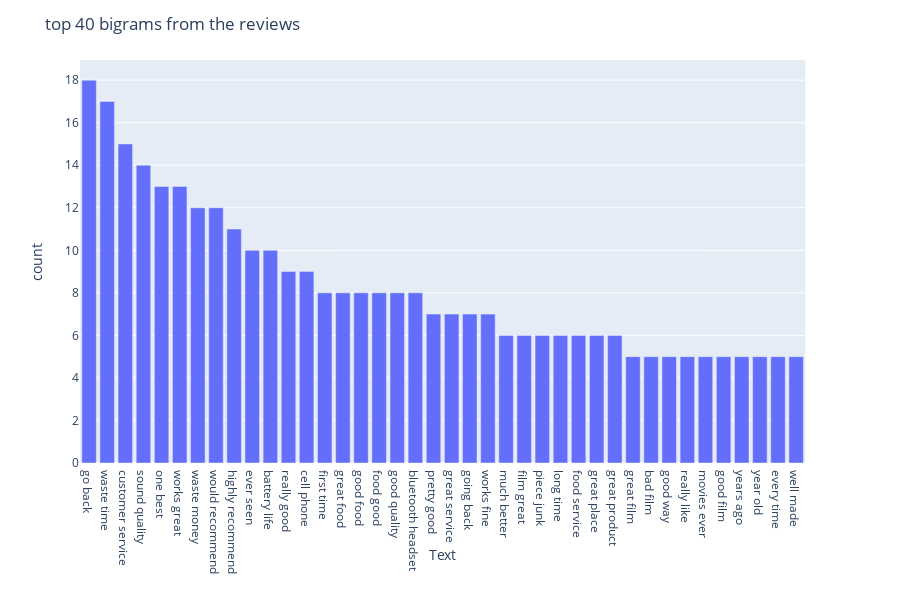

Write notebook code for a chart like this one.
### Code cell
# Plotting the top 40 bigrams from the reviews after stopwords were removed
top_bigrams = get_top_n_ngrams(reviews['cleaned_review'], n=40, ngrams=2)
bigrams = pd.DataFrame(top_bigrams, columns = ['Text', 'count'])

fig = px.bar(bigrams, y='count', x='Text')
fig.update_layout(title_text='top 40 bigrams from the reviews')
fig.show()

### Figure 1 — Plotly figure (JSON) as saved in the notebook; plotly's stock layout.template omitted (floating-point values rounded to 4 significant figures)
{"data": [{"alignmentgroup": "True", "hoverlabel": {"namelength": 0}, "hovertemplate": "Text=%{x}<br>count=%{y}", "legendgroup": "", "marker": {"color": "#636efa"}, "name": "", "offsetgroup": "", "orientation": "v", "showlegend": false, "textposition": "auto", "type": "bar", "x": ["go back", "waste time", "customer service", "sound quality", "one best", "works great", "waste money", "would recommend", "highly recommend", "ever seen", "battery life", "really good", "cell phone", "first time", "great food", "good food", "food good", "good quality", "bluetooth headset", "pretty good", "great service", "going back", "works fine", "much better", "film great", "piece junk", "long time", "food service", "great place", "great product", "great film", "bad film", "good way", "really like", "movies ever", "good film", "years ago", "year old", "every time", "well made"], "xaxis": "x", "y": [18, 17, 15, 14, 13, 13, 12, 12, 11, 10, 10, 9, 9, 8, 8, 8, 8, 8, 8, 7, 7, 7, 7, 6, 6, 6, 6, 6, 6, 6, 5, 5, 5, 5, 5, 5, 5, 5, 5, 5], "yaxis": "y"}], "layout": {"barmode": "relative", "height": 600, "legend": {"tracegroupgap": 0}, "margin": {"t": 60}, "title": {"text": "top 40 bigrams from the reviews"}, "xaxis": {"anchor": "y", "domain": [0, 0.98], "title": {"text": "Text"}}, "yaxis": {"anchor": "x", "domain": [0, 1], "title": {"text": "count"}}}}
